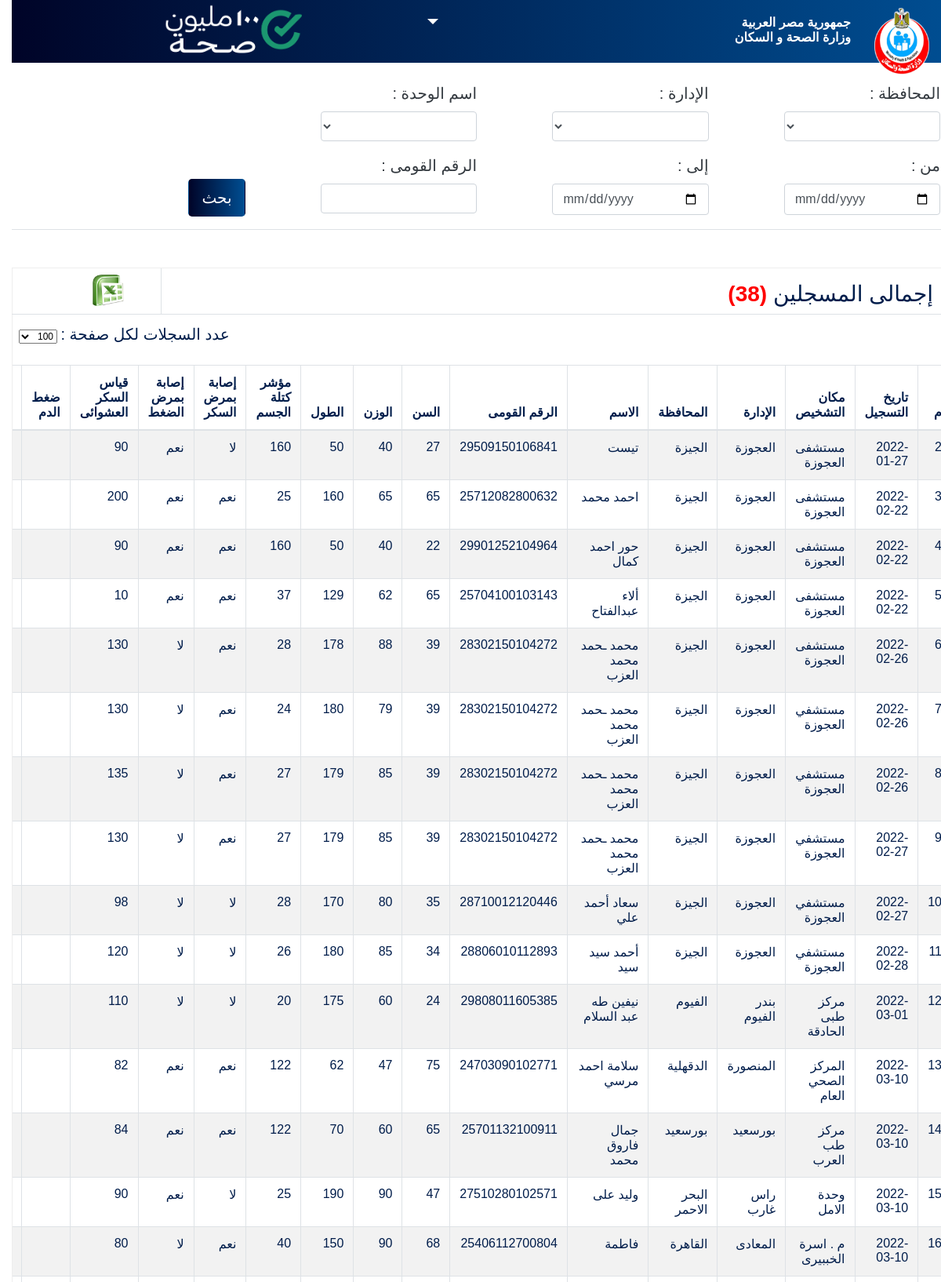
/admin/follow.php (upper part), run on the app's committed database.
### tables this page shows
CREATE TABLE `users` (
  `id` int(100) NOT NULL,
  `date` date DEFAULT NULL,
  `serial` varchar(200) DEFAULT NULL,
  `uname` varchar(100) DEFAULT NULL,
  `nationality` varchar(11) DEFAULT NULL,
  `country` varchar(100) DEFAULT NULL,
  `FnationalId` varchar(150) DEFAULT NULL,
  `nationalId` varchar(100) DEFAULT NULL,
  `phone` int(11) DEFAULT NULL,
  `gender` varchar(5) DEFAULT NULL,
  `address` varchar(200) DEFAULT NULL,
  `marriageAddress` varchar(200) DEFAULT NULL,
  `diabetes` varchar(3) DEFAULT NULL,
  `bloodPresure` varchar(50) DEFAULT NULL,
  `ifRelate` varchar(3) DEFAULT NULL,
  `previousMarriage` varchar(3) DEFAULT NULL,
  `childern` varchar(3) DEFAULT NULL,
  `geneticDiseases` varchar(3) DEFAULT NULL,
  `height` int(11) DEFAULT NULL,
  `weight` int(11) DEFAULT NULL,
  `bmi` int(11) DEFAULT NULL,
  `diabetesCheck` int(11) DEFAULT NULL,
  `systolic` varchar(10) DEFAULT NULL,
  `diastolic` int(10) DEFAULT NULL,
  `abo` varchar(10) DEFAULT NULL,
  `rh` varchar(10) DEFAULT NULL,
  `hb` int(10) DEFAULT NULL,
  `hbsag` varchar(10) DEFAULT NULL,
  `hcv` varchar(10) DEFAULT NULL,
  `hiv` varchar(10) DEFAULT NULL,
  `age` int(10) DEFAULT NULL,
  `location` varchar(200) DEFAULT NULL,
  `governorate` varchar(200) DEFAULT NULL,
  `qism` varchar(200) DEFAULT NULL,
  `status` varchar(200) DEFAULT NULL
);

### admin/follow.php (the view, shortened to what this page needs)
<?php session_start (); include '../connection.php'; ?><html dir="rtl">
   <head>
      <link rel="stylesheet" href="../css/all.min.css">
      <link rel="stylesheet" href="../css/animate.css">
      <link rel="stylesheet" href="../css/bootstrap.min.css">
      <link rel="stylesheet" href="../css/font-awesome.min.css">
       <link rel="stylesheet" href="../css/style.css">
    </head>
      <body>
      <nav>
    <div class="row">
    <div class="col-1"><img src="../img/Ministry_of_Health_and_Population_of_Egypt.png" class="img-fluid"
                    style="height:85px;  margin-top:10px;" /></div>
            <div class="col-2">
             <h6 class="text-white d-inline" style=" font-weight: bold;">
                  <br>جمهورية مصر العربية
                 <br>وزارة الصحة و السكان
                </h6>
            </div>
      <div class="dropdown show d-inline h3 col-4">
        <a class="h4 dropdown-toggle float-left ml-4 mt-4 text-white" href="#" role="button" id="dropdownMenuLink"
          data-toggle="dropdown" aria-haspopup="true" aria-expanded="false">
        </a>
      </div>
        <div class="col-1"></div>
         <div class="col-4 pt-1">
        <img src="../img/100million.png" class="img-fluid" style="height:80px;" />
        </div>
    </div>
  </nav>
    <div class="pl-5 title text-center text-dark border-bottom mb-3 mt-4" style="background-color:#ffffff;">
             <div class="WOW fadeIn text-right" style="margin-top: 10px; visibility: visible; animation-name: fadeIn;">
    	<form name="login" id="login" action="" method="POST">
            <div class="row">
        <div id="gov" class="mb-3 col-3 mr-3">
            <label for="gov" class="form-label">المحافظة :</label>
            <select name="governorate" id="governorate" class="form-select w-75 form-control">
            </select>
          </div>
                     <div id="gov" class="mb-3 col-3">
            <label for="qism" class="form-label">الإدارة :</label>
            <select name="qism" id="qism" class="form-select w-75 form-control">
              <?php
                $query= "select DISTINCT qism from users";
                $do= mysqli_query($conn,$query)or die('error'.mysqli_error($conn));
                while($row=mysqli_fetch_array($do)){
                    echo '<option value="'.$row['qism'].'"  "selected">'.$row['qism'].'</option>';
                }
              ?>
            </select>
          </div>
                 <div id="gov" class="mb-3 col-3">
            <label for="location" class="form-label">اسم الوحدة :</label>
            <select name="location" id="location" class="form-select w-75 form-control">
              <?php
                $query= "select DISTINCT location from users";
                $do= mysqli_query($conn,$query)or die('error'.mysqli_error($conn));
                while($row=mysqli_fetch_array($do)){
                    echo '<option value="'.$row['location'].'"  "selected">'.$row['location'].'</option>';
                }
              ?>
            </select>
          </div>
            </div>
            <div class="row">
                         <div class="col-3 mr-3">
                    <label for="stdate" class="form-label">من :</label>
                <input type="date" name="stdate" id="stdate" class="form-control w-75" value="<?php echo $_POST['stdate'] ?? ''; ?>">
                </div>
 <div class="col-3">
                    <label for="endate" class="form-label">إلى :</label>
                <input type="date" name="endate" id="endate" class="form-control w-75" value="<?php echo $_POST['endate'] ?? ''; ?>">
                </div>
                 <div class="col-3">
                    <label for="NID" class="form-label">الرقم القومى :</label>
                <input type="number" name="NID" id="NID" class="form-control w-75" value="<?php echo $_POST['NID'] ?? ''; ?>">
                </div>
            <div class="col-2 mt-2">
                <button class="btn btn-lg text-white submitButton mt-4" type="submit" name="search">بحث</button>
                </div>
            </div>
        </form>
        </div>
            </div>
       <?php
      if(isset($_POST['search'])){
          $governorate = $_POST['governorate'];
          $qism = $_POST['qism'];
          $location = $_POST['location'];
          $stdate = $_POST['stdate'];
          $endate = $_POST['endate'];
          $nationalId = $_POST['NID'];
if($governorate == 'not' && $qism == 'not' && $location == 'not'){
    $limit = isset($_POST["limit-records"]) ? $_POST["limit-records"] : 50;
	$page = isset($_GET['page']) ? $_GET['page'] : 1;
	$start = ($page - 1) * $limit;
              $result = $conn->query("SELECT * FROM users LIMIT $start,$limit");
	$customers = $result->fetch_all(MYSQLI_ASSOC);
	$result1 = $conn->query("SELECT count(id) AS id FROM users");
	$custCount = $result1->fetch_all(MYSQLI_ASSOC);
	$total = $custCount[0]['id'];
	$pages = ceil( $total / $limit  );
if($page < 1){
    $page = 1;
}
	$Previous = $page - 1;
	$Next = $page + 1;
          }
elseif($governorate != 'not' && $qism != 'not' && $location != 'not'){
    $limit = isset($_POST["limit-records"]) ? $_POST["limit-records"] : 50;
	$page = isset($_GET['page']) ? $_GET['page'] : 1;
	$start = ($page - 1) * $limit;
              $result = $conn->query("SELECT * FROM users where governorate = '$governorate' OR qism = '$qism' OR location = '$location' LIMIT $start,$limit");
	$customers = $result->fetch_all(MYSQLI_ASSOC);
	$result1 = $conn->query("SELECT count(id) AS id FROM users where governorate = '$governorate' OR qism = '$qism' OR location = '$location'");
	$custCount = $result1->fetch_all(MYSQLI_ASSOC);
	$total = $custCount[0]['id'];
	$pages = ceil( $total / $limit  );
if($page < 1){
    $page = 1;
}
	$Previous = $page - 1;
	$Next = $page + 1;
          }
elseif($governorate != 'not' && $qism == 'not' && $location == 'not'){
        $limit = isset($_POST["limit-records"]) ? $_POST["limit-records"] : 50;
	$page = isset($_GET['page']) ? $_GET['page'] : 1;
	$start = ($page - 1) * $limit;
              $result = $conn->query("SELECT * FROM users where governorate = '$governorate' LIMIT $start,$limit");
	$customers = $result->fetch_all(MYSQLI_ASSOC);
	$result1 = $conn->query("SELECT count(id) AS id FROM users where governorate = '$governorate'");
	$custCount = $result1->fetch_all(MYSQLI_ASSOC);
	$total = $custCount[0]['id'];
	$pages = ceil( $total / $limit  );
if($page < 1){
    $page = 1;
}
	$Previous = $page - 1;
	$Next = $page + 1;
}
elseif($governorate != 'not' && $qism != 'not' && $location == 'not'){
        $limit = isset($_POST["limit-records"]) ? $_POST["limit-records"] : 50;
	$page = isset($_GET['page']) ? $_GET['page'] : 1;
	$start = ($page - 1) * $limit;
              $result = $conn->query("SELECT * FROM users where governorate = '$governorate' OR qism = '$qism' LIMIT $start,$limit");
	$customers = $result->fetch_all(MYSQLI_ASSOC);
	$result1 = $conn->query("SELECT count(id) AS id FROM users where governorate = '$governorate' OR qism = '$qism'");
	$custCount = $result1->fetch_all(MYSQLI_ASSOC);
	$total = $custCount[0]['id'];
	$pages = ceil( $total / $limit  );
if($page < 1){
    $page = 1;
}
	$Previous = $page - 1;
	$Next = $page + 1;
}
elseif($qism != 'not' && $governorate == 'not' && $location == 'not'){
        $limit = isset($_POST["limit-records"]) ? $_POST["limit-records"] : 50;
	$page = isset($_GET['page']) ? $_GET['page'] : 1;
	$start = ($page - 1) * $limit;
              $result = $conn->query("SELECT * FROM users where qism = '$qism' LIMIT $start,$limit");
	$customers = $result->fetch_all(MYSQLI_ASSOC);
	$result1 = $conn->query("SELECT count(id) AS id FROM users where qism = '$qism'");
	$custCount = $result1->fetch_all(MYSQLI_ASSOC);
	$total = $custCount[0]['id'];
	$pages = ceil( $total / $limit  );
if($page < 1){
    $page = 1;
}
	$Previous = $page - 1;
	$Next = $page + 1;
}
elseif($qism != 'not' && $governorate == 'not' && $location != 'not'){
        $limit = isset($_POST["limit-records"]) ? $_POST["limit-records"] : 50;
	$page = isset($_GET['page']) ? $_GET['page'] : 1;
	$start = ($page - 1) * $limit;
              $result = $conn->query("SELECT * FROM users where location = '$location' OR qism = '$qism' LIMIT $start,$limit");
	$customers = $result->fetch_all(MYSQLI_ASSOC);
	$result1 = $conn->query("SELECT count(id) AS id FROM users where location = '$location' OR qism = '$qism'");
	$custCount = $result1->fetch_all(MYSQLI_ASSOC);
	$total = $custCount[0]['id'];
	$pages = ceil( $total / $limit  );
if($page < 1){
    $page = 1;
}
	$Previous = $page - 1;
	$Next = $page + 1;
}
elseif($qism == 'not' && $governorate == 'not' && $location != 'not'){
        $limit = isset($_POST["limit-records"]) ? $_POST["limit-records"] : 50;
	$page = isset($_GET['page']) ? $_GET['page'] : 1;
	$start = ($page - 1) * $limit;
              $result = $conn->query("SELECT * FROM users where location = '$location' LIMIT $start,$limit");
	$customers = $result->fetch_all(MYSQLI_ASSOC);
	$result1 = $conn->query("SELECT count(id) AS id FROM users where location = '$location'");
	$custCount = $result1->fetch_all(MYSQLI_ASSOC);
	$total = $custCount[0]['id'];
	$pages = ceil( $total / $limit  );
if($page < 1){
    $page = 1;
}
	$Previous = $page - 1;
	$Next = $page + 1;
}
if($stdate != '' && $endate != ''){
      $limit = isset($_POST["limit-records"]) ? $_POST["limit-records"] : 50;
	$page = isset($_GET['page']) ? $_GET['page'] : 1;
	$start = ($page - 1) * $limit;
              $result = $conn->query("SELECT * FROM users where date BETWEEN '$stdate' AND '$endate' LIMIT $start,$limit");
	$customers = $result->fetch_all(MYSQLI_ASSOC);
	$result1 = $conn->query("SELECT count(id) AS id FROM users where date BETWEEN '$stdate' AND '$endate'");
	$custCount = $result1->fetch_all(MYSQLI_ASSOC);
	$total = $custCount[0]['id'];
	$pages = ceil( $total / $limit  );
if($page < 1){
    $page = 1;
}
	$Previous = $page - 1;
	$Next = $page + 1;
}
if($nationalId != ''){
                  $limit = isset($_POST["limit-records"]) ? $_POST["limit-records"] : 50;
	$page = isset($_GET['page']) ? $_GET['page'] : 1;
	$start = ($page - 1) * $limit;
              $result = $conn->query("SELECT * FROM users where nationalId = '$nationalId' LIMIT $start,$limit");
	$customers = $result->fetch_all(MYSQLI_ASSOC);
	$result1 = $conn->query("SELECT count(id) AS id FROM users where nationalId = '$nationalId'");
	$custCount = $result1->fetch_all(MYSQLI_ASSOC);
	$total = $custCount[0]['id'];
	$pages = ceil( $total / $limit  );
if($page < 1){
    $page = 1;
}
	$Previous = $page - 1;
	$Next = $page + 1;
          }
      }
else{
$limit = isset($_POST["limit-records"]) ? $_POST["limit-records"] : 50;
	$page = isset($_GET['page']) ? $_GET['page'] : 1;
	$start = ($page - 1) * $limit;
              $result = $conn->query("SELECT * FROM users LIMIT $start,$limit");
	$customers = $result->fetch_all(MYSQLI_ASSOC);
	$result1 = $conn->query("SELECT count(id) AS id FROM users");
	$custCount = $result1->fetch_all(MYSQLI_ASSOC);
	$total = $custCount[0]['id'];
          }
          ?>
            	<div class=" mt-5" style="border: 1px solid #eeeeee;">
		<div class="row border-bottom">
            <div class="col-5" ><h3 class="text-right pt-3 mr-4">إجمالى المسجلين <span class="font-weight-bold" style="color:red;">(<?php echo $total; ?>)</span></h3></div>
            <div class="col-5"> </div>
         <div class="col-1 ml-1 border-right pt-2" ><input type="image" onclick="exportTableToExcel('tblData')" src="../img/excel.png" style="height: 40px;"></div>
        </div>
		<div class="text-left ml-2" style="margin-top: 10px; " class="col-md-3">
				<form method="post" action="#">
                     <label for="limit-records" class="form-label mr-3">عدد السجلات لكل صفحة :</label>
						<select name="limit-records" id="limit-records">
							<option  selected="selected">100</option>
						</select>
					</form>
				</div>
		<div style="overflow-x: auto; margin-x:10px;">
			<table id="tblData" class="table table-striped table-bordered">
	        	<thead>
	           <tr>
                       <th>م</th>
                   <th>تاريخ التسجيل</th>
                        <th>مكان التشخيص</th>
                   <th>الإدارة</th>
                        <th>المحافظة</th>
	                    <th>الاسم</th>
	                    <th>الرقم القومى </th>
	                    <th>السن</th>
                   <th>الوزن</th>
                   <th>الطول</th>
	                    <th>مؤشر كتلة الجسم </th>
                   <th>إصابة بمرض السكر</th>
                    <th>إصابة بمرض الضغط</th>
                    <th>قياس السكر العشوائى </th>
                        <th>ضغط الدم</th>
                        <th>ABO</th>
	              	</tr>
	          	</thead>
	        	<tbody>
	        		<?php foreach($customers as $customer) :  ?>
	 		    		    <tr>
    <td><?php echo $customer['id'];?></td>
                                <td><?php echo $customer['date'];?></td>
    <td><?php echo $customer['location'];?></td>
                                <td><?php echo $customer['qism'];?></td>
      <td><?php echo $customer['governorate'];?></td>
      <td><?php echo $customer['uname'];?></td>
      <td><?php echo $customer['nationalId'];?></td>
      <td><?php echo $customer['age'];?></td>
                                <td><?php echo $customer['weight'];?></td>
                                <td><?php echo $customer['height'];?></td>
        <td><?php echo $customer['bmi'];?></td>
           <td><?php echo $customer['diabetes'];?></td>
            <td><?php echo $customer['bloodPresure'];?></td>
            <td><?php echo $customer['diabetesCheck'];?></td>
       <td><?php echo $customer['pressureCheck'];?></td>
      <td><?php echo $customer['abo'];?></td>
      </tr>
	        		<?php endforeach; ?>
	        	</tbody>
      		</table>
		</div>
    </div>
    </body>
</html>

### css/style.css (style rules this page uses)
* { box-sizing: border-box; }
body { font-family: 'Cairo',sans-serif; !important background-color: #fff; color:#001d4b; overflow-x: hidden; transition: 0.5s; }
nav { background-image: linear-gradient(to right, #000428, #004e92); text-align: right; padding-right: 30px; width: 100%; height: 80px; }
select { font-size: 12px; }
label { font-size: 20px; }
.submitButton { background-image: linear-gradient(to right, #000428, #004e92); margin-top: 10px; }

### data on the page
users: date "2022-01-27", location "مستشفى العجوزة", qism "العجوزة", governorate "الجيزة", uname "تيست", nationalId "29509150106841", age "27", weight "40", height "50", bmi "160", bloodPresure "نعم", diabetesCheck "90"
users: date "2022-02-22", location "مستشفى العجوزة", qism "العجوزة", governorate "الجيزة", uname "احمد محمد", nationalId "25712082800632", age "65", weight "65", height "160", bmi "25", diabetes "نعم", bloodPresure "نعم", diabetesCheck "200"
users: date "2022-02-22", location "مستشفى العجوزة", qism "العجوزة", governorate "الجيزة", uname "حور احمد كمال", nationalId "29901252104964", age "22", weight "40", height "50", bmi "160", diabetes "نعم", bloodPresure "نعم", diabetesCheck "90"
users: date "2022-02-22", location "مستشفى العجوزة", qism "العجوزة", governorate "الجيزة", uname "ألاء عبدالفتاح", nationalId "25704100103143", age "65", weight "62", height "129", bmi "37", diabetes "نعم", bloodPresure "نعم", diabetesCheck "10"
users: date "2022-02-26", location "مستشفى العجوزة", qism "العجوزة", governorate "الجيزة", uname "محمد ـحمد محمد العزب", nationalId "28302150104272", age "39", weight "88", height "178", bmi "28", diabetes "نعم", diabetesCheck "130"
users: date "2022-02-26", location "مستشفي العجوزة", qism "العجوزة", governorate "الجيزة", uname "محمد ـحمد محمد العزب", nationalId "28302150104272", age "39", weight "79", height "180", bmi "24", diabetes "نعم", diabetesCheck "130"
users: date "2022-02-26", location "مستشفي العجوزة", qism "العجوزة", governorate "الجيزة", uname "محمد ـحمد محمد العزب", nationalId "28302150104272", age "39", weight "85", height "179", bmi "27", diabetes "نعم", diabetesCheck "135"
users: date "2022-02-27", location "مستشفي العجوزة", qism "العجوزة", governorate "الجيزة", uname "محمد ـحمد محمد العزب", nationalId "28302150104272", age "39", weight "85", height "179", bmi "27", diabetes "نعم", diabetesCheck "130"
users: id "10", date "2022-02-27", location "مستشفي العجوزة", qism "العجوزة", governorate "الجيزة", uname "سعاد أحمد علي", nationalId "28710012120446", age "35", weight "80", height "170", bmi "28", diabetesCheck "98"
users: id "11", date "2022-02-28", location "مستشفي العجوزة", qism "العجوزة", governorate "الجيزة", uname "أحمد سيد سيد", nationalId "28806010112893", age "34", weight "85", height "180", bmi "26", diabetesCheck "120"
users: id "12", date "2022-03-01", location "مركز طبى الحادقة", qism "بندر الفيوم", governorate "الفيوم", uname "نيفين طه عبد السلام", nationalId "29808011605385", age "24", weight "60", height "175", bmi "20", diabetesCheck "110"
users: id "13", date "2022-03-10", location "المركز الصحي العام", qism "المنصورة", governorate "الدقهلية", uname "سلامة احمد مرسي", nationalId "24703090102771", age "75", weight "47", height "62", bmi "122", diabetes "نعم", bloodPresure "نعم", diabetesCheck "82"
users: id "14", date "2022-03-10", location "مركز طب العرب", qism "بورسعيد", governorate "بورسعيد", uname "جمال فاروق محمد", nationalId "25701132100911", age "65", weight "60", height "70", bmi "122", diabetes "نعم", bloodPresure "نعم", diabetesCheck "84"
users: id "15", date "2022-03-10", location "وحدة الامل", qism "راس غارب", governorate "البحر الاحمر", uname "وليد على", nationalId "27510280102571", age "47", weight "90", height "190", bmi "25", bloodPresure "نعم", diabetesCheck "90"
users: id "16", date "2022-03-10", location "م . اسرة الخببيرى", qism "المعادى", governorate "القاهرة", uname "فاطمة", nationalId "25406112700804", age "68", weight "90", height "150", bmi "40", diabetes "نعم", diabetesCheck "80"

### other printed values
$total "38"
